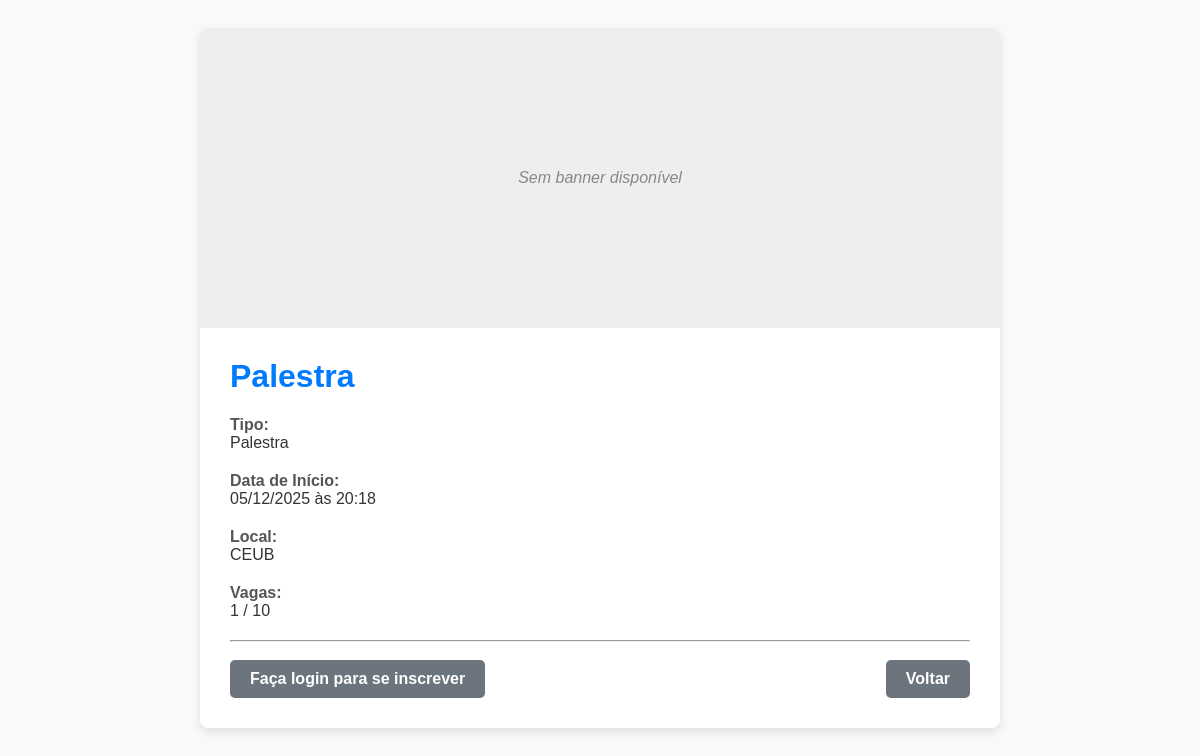
Page /evento/1/ on the earlier database version.
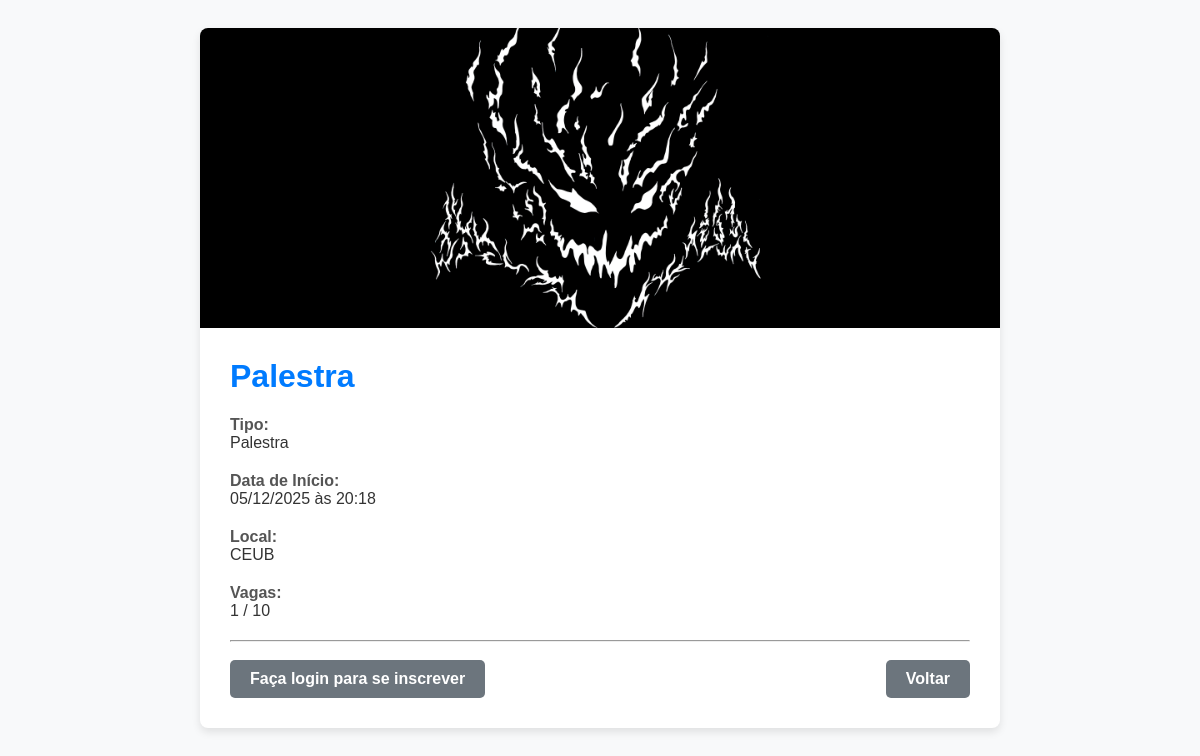
Same page on the later database version.
### sgea_app/models.py (models this page shows, shortened)
class Evento(models.Model):
    TIPO_EVENTO_CHOICES = (
        ('seminario', 'Seminário'),
        ('palestra', 'Palestra'),
        ('congresso', 'Congresso'),
        ('workshop', 'Workshop'),
        ('outro', 'Outro'),
    )
    nome = models.CharField(max_length=200, help_text="Nome ou título do evento.")
    tipo_evento = models.CharField(max_length=50, choices=TIPO_EVENTO_CHOICES, help_text="Tipo do evento (ex: seminário, palestra).")
    data_inicio = models.DateTimeField(help_text="Data e hora de início do evento.")
    data_fim = models.DateTimeField(help_text="Data e hora de término do evento.")
    local = models.CharField(max_length=255, help_text="Local onde o evento ocorrerá.")
    quantidade_participantes = models.PositiveIntegerField(
        default=0,
        validators=[MinValueValidator(0)],
        help_text="Número máximo de participantes permitidos.")
    banner = models.ImageField(
        upload_to='eventos/banners/',
        blank=True,
        null=True,
        help_text="Imagem promocional do evento (apenas .jpg, .png, .jpeg).",
        validators=[FileExtensionValidator(allowed_extensions=['jpg', 'jpeg', 'png'])]
    )
    organizador = models.ForeignKey(
        settings.AUTH_USER_MODEL,
        on_delete=models.SET_NULL,
        null=True,
        related_name='eventos_organizados',
        limit_choices_to={'perfil': 'organizador'},
        help_text="Organizador responsável pelo evento."
    )
    participantes = models.ManyToManyField(
        settings.AUTH_USER_MODEL,
        through='Inscricao',
        related_name='eventos_inscritos',
        blank=True
    )
    professor_responsavel = models.ForeignKey(
        settings.AUTH_USER_MODEL,
        on_delete=models.SET_NULL,
        null=True,
        related_name='eventos_responsavel',
        limit_choices_to={'perfil': 'professor'},
        help_text="Professor responsável pelo evento."
    )
    data_criacao = models.DateTimeField(auto_now_add=True)
    data_atualizacao = models.DateTimeField(auto_now=True)
    class Meta:
        db_table = "evento"
        ordering = ["-data_inicio", "nome"]
        verbose_name = "Evento"
        verbose_name_plural = "Eventos"

### sgea_app/views.py (the view)
# urls.py: path('evento/<int:pk>/', views.detalhes_evento, name='detalhes_evento'),
def detalhes_evento(request, pk):
    evento = get_object_or_404(Evento, pk=pk)
    inscrito = False
    if request.user.is_authenticated:
        inscrito = Inscricao.objects.filter(usuario=request.user, evento=evento).exists()
    context = {
        'evento': evento,
        'inscrito': inscrito
    }
    return render(request, 'sgea_app/eventos/detalhes_evento.html', context)

### sgea_app/templates/sgea_app/eventos/detalhes_evento.html (shortened to what this page needs)
<!DOCTYPE html>
<html lang="pt-br">
<head>
</head>
<body>
<div class="container">
    <div class="event-banner">
        {% if evento.banner %}
            <img src="{{ evento.banner.url }}" alt="Banner do evento {{ evento.nome }}">
        {% else %}
            <div class="no-banner">Sem banner disponível</div>
        {% endif %}
    </div>
    <div class="content">
        <h1>{{ evento.nome }}</h1>
        <div class="info-group">
            <span class="info-label">Tipo:</span> {{ evento.get_tipo_evento_display }}
        </div>
        <div class="info-group">
            <span class="info-label">Data de Início:</span> {{ evento.data_inicio|date:"d/m/Y" }} às {{ evento.data_inicio|date:"H:i" }}
        </div>
        <div class="info-group">
            <span class="info-label">Local:</span> {{ evento.local }}
        </div>
        <div class="info-group">
            <span class="info-label">Vagas:</span>
            {{ evento.participantes.count }} / {{ evento.quantidade_participantes }}
        </div>
        <hr>
        {% if user.is_authenticated %}
            {% if inscrito %}
                <form action="{% url 'cancelar_inscricao' evento.pk %}" method="post" style="display:inline;">
                    {% csrf_token %}
                    <button type="submit" class="btn btn-danger">Cancelar Inscrição</button>
                </form>
            {% else %}
                <form action="{% url 'inscrever_evento' evento.pk %}" method="post" style="display:inline;">
                    {% csrf_token %}
                    <button type="submit" class="btn btn-success">Inscrever-se</button>
                </form>
            {% endif %}
        {% else %}
            <a href="{% url 'login' %}" class="btn btn-secondary">Faça login para se inscrever</a>
        {% endif %}
        <a href="{% url 'participantes_dashboard' %}" class="btn btn-secondary" style="float: right;">Voltar</a>
    </div>
</div>
</body>
</html>

Differences in the rows shown:
changed Evento "Palestra": banner: picture added; banner empty → "eventos/banners/bw.png" (drawn)
Other differences:
text no longer shown: "Sem banner disponível"
